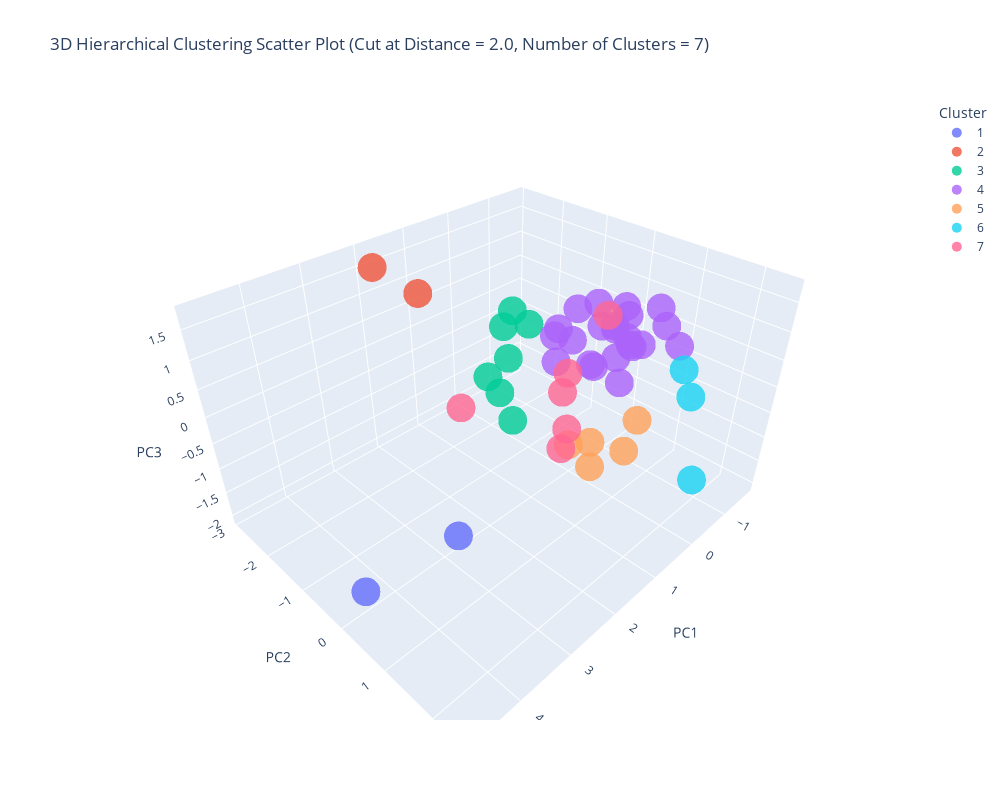

The notebook cell saved with this chart:
### Markdown cell above
#### 4.4.2. 3D Plot

### Code cell
# Define the best hierarchical model found
hclust_best = fcluster(linkage_matrix_best, t=7, criterion='maxclust')

# Assign clusters and prepare labels
df_pca_copy4 = df_pca_titles.copy()
df_pca_copy4['Hierarchical_Cluster'] = pd.Series(hclust_best, index=df_pca_copy4.index).astype(str)

# Create ordered cluster labels for legend
unique_clusters = sorted(np.unique(hclust_best))
sorted_cluster_labels = [str(i) for i in unique_clusters]

# Plot the 3D PC plot with hierarchical  clustering
fig = px.scatter_3d(
    df_pca_copy4,
    x='PC1', y='PC2', z='PC3',
    color='Hierarchical_Cluster',
    hover_name='Title',
    title='3D Hierarchical Clustering Scatter Plot (Cut at Distance = 2.0, Number of Clusters = 7)',
    labels={'Hierarchical_Cluster': 'Cluster'},
    category_orders={'Hierarchical_Cluster': sorted_cluster_labels},
    opacity=0.8
)

# Adjust sizes
fig.update_traces(marker=dict(size=10))
fig.update_layout(width=1000, height=800)
fig.show()

### Figure 1 — Plotly figure (JSON) as saved in the notebook; plotly's stock layout.template omitted (floating-point values rounded to 4 significant figures)
{"data": [{"hovertemplate": "<b>%{hovertext}</b><br><br>Cluster=1<br>PC1=%{x}<br>PC2=%{y}<br>PC3=%{z}<extra></extra>", "hovertext": ["The Dark Knight", "Inception"], "legendgroup": "1", "marker": {"color": "#636efa", "opacity": 0.8, "size": 10, "symbol": "circle"}, "mode": "markers", "name": "1", "scene": "scene", "showlegend": true, "type": "scatter3d", "x": [4.772, 3.335], "y": [0.4622, 0.7339], "z": [-1.179, -0.9579]}, {"hovertemplate": "<b>%{hovertext}</b><br><br>Cluster=2<br>PC1=%{x}<br>PC2=%{y}<br>PC3=%{z}<extra></extra>", "hovertext": ["Star Wars: Episode VII - The Force Awakens", "The Avengers"], "legendgroup": "2", "marker": {"color": "#EF553B", "opacity": 0.8, "size": 10, "symbol": "circle"}, "mode": "markers", "name": "2", "scene": "scene", "showlegend": true, "type": "scatter3d", "x": [1.817, 1.77], "y": [-2.884, -1.803], "z": [1.476, 1.375]}, {"hovertemplate": "<b>%{hovertext}</b><br><br>Cluster=3<br>PC1=%{x}<br>PC2=%{y}<br>PC3=%{z}<extra></extra>", "hovertext": ["WALL·E", "Up", "Toy Story 3", "Inside Out", "Guardians of the Galaxy", "Zootopia", "Harry Potter and the Deathly Hallows: Part 2"], "legendgroup": "3", "marker": {"color": "#00cc96", "opacity": 0.8, "size": 10, "symbol": "circle"}, "mode": "markers", "name": "3", "scene": "scene", "showlegend": true, "type": "scatter3d", "x": [0.3044, 0.1592, 0.3267, -0.4243, 0.2399, -0.7071, 0.1886], "y": [-1.142, -1.618, -1.757, -1.973, -1.451, -1.724, -1.289], "z": [-1.468, -1.154, -0.7919, -0.8144, 0.3318, -0.09379, 0.6804]}, {"hovertemplate": "<b>%{hovertext}</b><br><br>Cluster=4<br>PC1=%{x}<br>PC2=%{y}<br>PC3=%{z}<extra></extra>", "hovertext": ["La La Land", "Bahubali: The Beginning", "Jagten", "Hacksaw Ridge", "Room", "Warrior", "Pan's Labyrinth", "Gran Torino", "Incendies", "El secreto de sus ojos", "PK", "Lion", "Mad Max: Fury Road", "Gone Girl", "Prisoners", "The Help", "12 Years a Slave", "No Country for Old Men", "Shutter Island", "Ah-ga-ssi", "Spotlight", "Into the Wild"], "legendgroup": "4", "marker": {"color": "#ab63fa", "opacity": 0.8, "size": 10, "symbol": "circle"}, "mode": "markers", "name": "4", "scene": "scene", "showlegend": true, "type": "scatter3d", "x": [-0.6015, -0.8927, -1.271, -0.9598, -1.343, -0.8338, -0.8055, -0.3786, -1.424, -1.326, -1.114, -1.662, -0.4505, -0.03603, -0.616, -0.5809, -0.775, -0.5811, 0.1023, -1.575, -1.262, -0.7408], "y": [-0.09699, 1.321, 0.01484, 0.2889, -0.1657, 0.4449, -0.3178, -0.7527, 0.2786, 0.1629, 0.9094, -0.4618, -0.8785, -0.07298, 0.4404, -0.08184, -0.1196, -0.5778, -0.3342, 0.4776, -0.1955, 0.4197], "z": [-0.2486, 0.6227, -0.8416, 0.3324, -0.4201, 0.3092, -0.3935, -0.3405, 0.001634, -0.05002, 0.7351, -0.07445, 0.1051, 1.082, 1.098, 0.9823, 0.4642, 0.08643, 0.676, 0.7338, 0.2511, 0.887]}, {"hovertemplate": "<b>%{hovertext}</b><br><br>Cluster=5<br>PC1=%{x}<br>PC2=%{y}<br>PC3=%{z}<extra></extra>", "hovertext": ["Kimi no na wa", "The Intouchables", "The Prestige", "Whiplash", "The Lives of Others"], "legendgroup": "5", "marker": {"color": "#FFA15A", "opacity": 0.8, "size": 10, "symbol": "circle"}, "mode": "markers", "name": "5", "scene": "scene", "showlegend": true, "type": "scatter3d", "x": [-1.045, -0.03417, 0.7156, -0.4411, -0.4073], "y": [0.4288, 0.4259, 0.5101, 0.0879, 1.032], "z": [-2.057, -1.845, -0.8963, -1.705, -0.7137]}, {"hovertemplate": "<b>%{hovertext}</b><br><br>Cluster=6<br>PC1=%{x}<br>PC2=%{y}<br>PC3=%{z}<extra></extra>", "hovertext": ["Dangal", "Taare Zameen Par", "3 Idiots"], "legendgroup": "6", "marker": {"color": "#19d3f3", "opacity": 0.8, "size": 10, "symbol": "circle"}, "mode": "markers", "name": "6", "scene": "scene", "showlegend": true, "type": "scatter3d", "x": [0.108, -0.379, -0.2663], "y": [2.448, 1.936, 1.812], "z": [-0.84, 0.2026, 0.6819]}, {"hovertemplate": "<b>%{hovertext}</b><br><br>Cluster=7<br>PC1=%{x}<br>PC2=%{y}<br>PC3=%{z}<extra></extra>", "hovertext": ["Interstellar", "The Departed", "The Dark Knight Rises", "Django Unchained", "Inglourious Basterds", "The Wolf of Wall Street"], "legendgroup": "7", "marker": {"color": "#FF6692", "opacity": 0.8, "size": 10, "symbol": "circle"}, "mode": "markers", "name": "7", "scene": "scene", "showlegend": true, "type": "scatter3d", "x": [1.999, 1.231, 2.706, 1.464, 0.86, 0.8317], "y": [1.405, 0.8695, 0.1733, 0.9399, 0.5293, 1.145], "z": [0.2358, -0.1148, 0.6573, 0.6896, 0.5525, 1.75]}], "layout": {"height": 800, "legend": {"title": {"text": "Cluster"}, "tracegroupgap": 0}, "scene": {"domain": {"x": [0, 1], "y": [0, 1]}, "xaxis": {"title": {"text": "PC1"}}, "yaxis": {"title": {"text": "PC2"}}, "zaxis": {"title": {"text": "PC3"}}}, "title": {"text": "3D Hierarchical Clustering Scatter Plot (Cut at Distance = 2.0, Number of Clusters = 7)"}, "width": 1000}}
